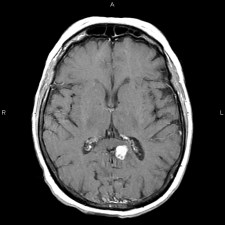
%> input picture MATLAB/cd2.tif, 225 x 225 px
$ octave watershedAfterSkull.m   (GNU Octave 9; MATLAB toolbox functions it lacks are replaced by stand-ins)
%> lines starting %> are read from the running program, lines starting %| are printed output that depends on the picture; in (x1, y1, x2, y2) boxes, pixels count from 0 and x2, y2 are one past the last pixel; in counts of white or black regions, pixels touching at a corner belong together; the program's own positions count from 1
clear
close all;
img=imread('cd2.tif');
%> img is the input picture: size 225x225 uint8; min 0, max 255, mean 66.4
%img=(img(:,:,1)+img(:,:,2)+img(:,:,3))/3
H = fspecial('average', [3 3]);
%img = imfilter(img, H);
subplot(1,2,1);
imshow(img);
title("original")

%skulp stripping

insideSkull = (img > 0.3*255);
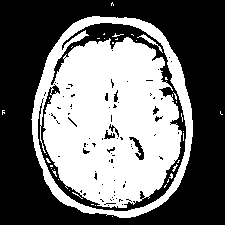
%> insideSkull: size 225x225 logical; 43.9% white; 39 white regions (37 under 20 px), largest, box (x1, y1, x2, y2) and area: (31, 16, 193, 218) 21932, (137, 34, 163, 53) 75
%figure (1),imshow(insideSkull)
insideSkull = imfill(insideSkull, 'holes');
%> insideSkull: size 225x225 logical; 52% white; 1 black region, box (x1, y1, x2, y2) and area: (0, 0, 225, 225) 24324
%figure (2),imshow(~insideSkull)
bw = (img > 0.4*255);
%> bw: size 225x225 logical; 39.5% white; 40 white regions (37 under 20 px), largest, box (x1, y1, x2, y2) and area: (43, 38, 182, 208) 15487, (32, 16, 193, 218) 4353, (139, 35, 156, 44) 42
lbl = bwlabel(bw);
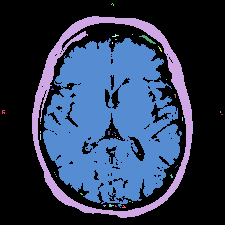
%> lbl: size 225x225 double; 41 distinct labels, from 0 to 40; one colour per label, 0 black
a=(max(lbl))
%> a = 225 values, max 40 at index 222, min 0 at index 1, mean 9.72
props = regionprops(lbl, 'Solidity', 'Area','convexarea');
%> props = 40 regions; largest, Area, ConvexArea and Solidity: 15487 18477 0.838, 4353 26462 0.165, 42 59 0.712, 10 12 0.833, 9 12 0.75
solidity = [props.Solidity];
%> solidity = 40 values, max 1 at index 3, min 0.165 at index 2, mean 0.919
skull = find(solidity < 0.3);
%> skull = 2
skull = ismember(lbl, skull);
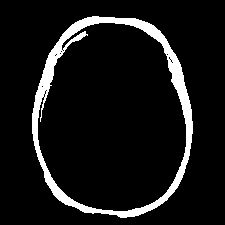
%> skull: size 225x225 logical; 8.6% white; 1 white region, box (x1, y1, x2, y2) and area: (32, 16, 193, 218) 4353
%figure (4),imshow(skull);
skullOrBorder = skull | ~insideSkull;
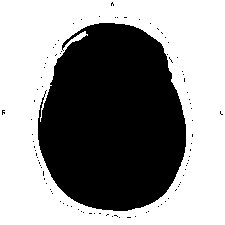
%> skullOrBorder: size 225x225 logical; 56.6% white; 92 black regions (91 under 20 px), largest, box (x1, y1, x2, y2) and area: (38, 23, 186, 211) 21800
%figure(5),imshow(skullOrBorder);
noSkull = img;
noSkull(skullOrBorder)=0;
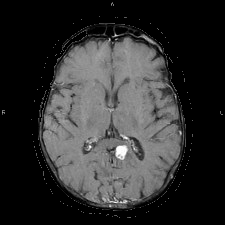
%> noSkull: size 225x225 uint8; 11.97% of pixels changed, all inside (x1, y1, x2, y2) = (0, 0, 224, 224)
subplot(1,2,2);
imshow(noSkull);
title('after skullstriping')
%edege detection and watershed


IG=imgradient(noSkull);
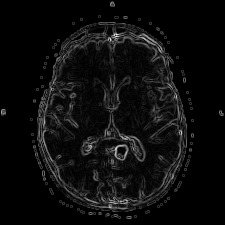
%> IG: size 225x225 double; min 0, max 824, mean 42.9; drawn with min black and max white
LW=watershed(IG);
rs = uint8(255 * LW);
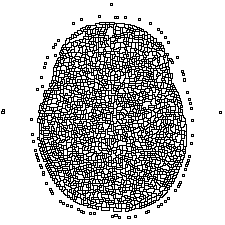
%> rs: size 225x225 uint8; 74.3% white; black in thin lines or dots
figure(3) ,imshow(rs)
title('watersheding')

$ run again, with MATLAB/cd10.tif copied over MATLAB/cd2.tif
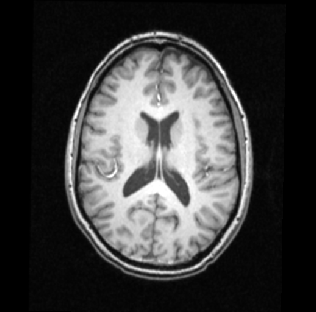
%> input picture MATLAB/cd10.tif, 316 x 312 px
%> img is the input picture: size 312x316 uint8; min 0, max 255, mean 60.9
%> bw: size 312x316 logical; 29.1% white; 16 white regions (9 under 20 px), largest, box (x1, y1, x2, y2) and area: (79, 51, 239, 265) 24380, (65, 31, 252, 275) 4079, (121, 268, 172, 280) 72
%> `lbl = bwlabel(bw);`:
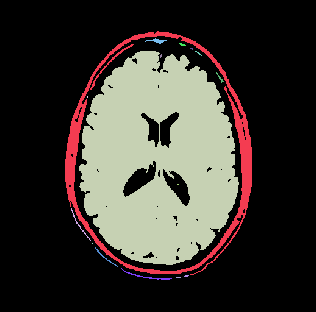
%> lbl: size 312x316 double; 17 distinct labels, from 0 to 16; one colour per label, 0 black
%> a = 316 values, max 16 at index 217, min 0 at index 1, mean 3.65
%> props = 16 regions; largest, Area, ConvexArea and Solidity: 24380 27155 0.898, 4079 36179 0.113, 72 228 0.316, 48 83 0.578, 44 114 0.386
%> solidity = [0.113 0.386 0.898 1 1 0.5 0.316 0.578 1 1 1 0.929 1 0.8 0.692 0.645]
%> `skull = find(solidity < 0.3);`: skull = 1
%> skullOrBorder: size 312x316 logical; 66.8% white; 100 black regions (97 under 20 px), largest, box (x1, y1, x2, y2) and area: (74, 36, 243, 271) 31430, (68, 200, 243, 280) 1031, (252, 157, 253, 179) 22
%> LW: size 312x316 uint16; 2202 distinct labels, from 0 to 2201
%> `rs = uint8(255 * LW);`:
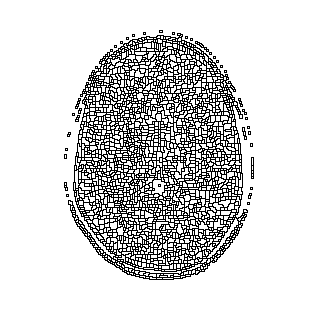
%> rs: size 312x316 uint8; 82.7% white; black in thin lines or dots, all inside (x1, y1, x2, y2) = (64, 30, 254, 280)
